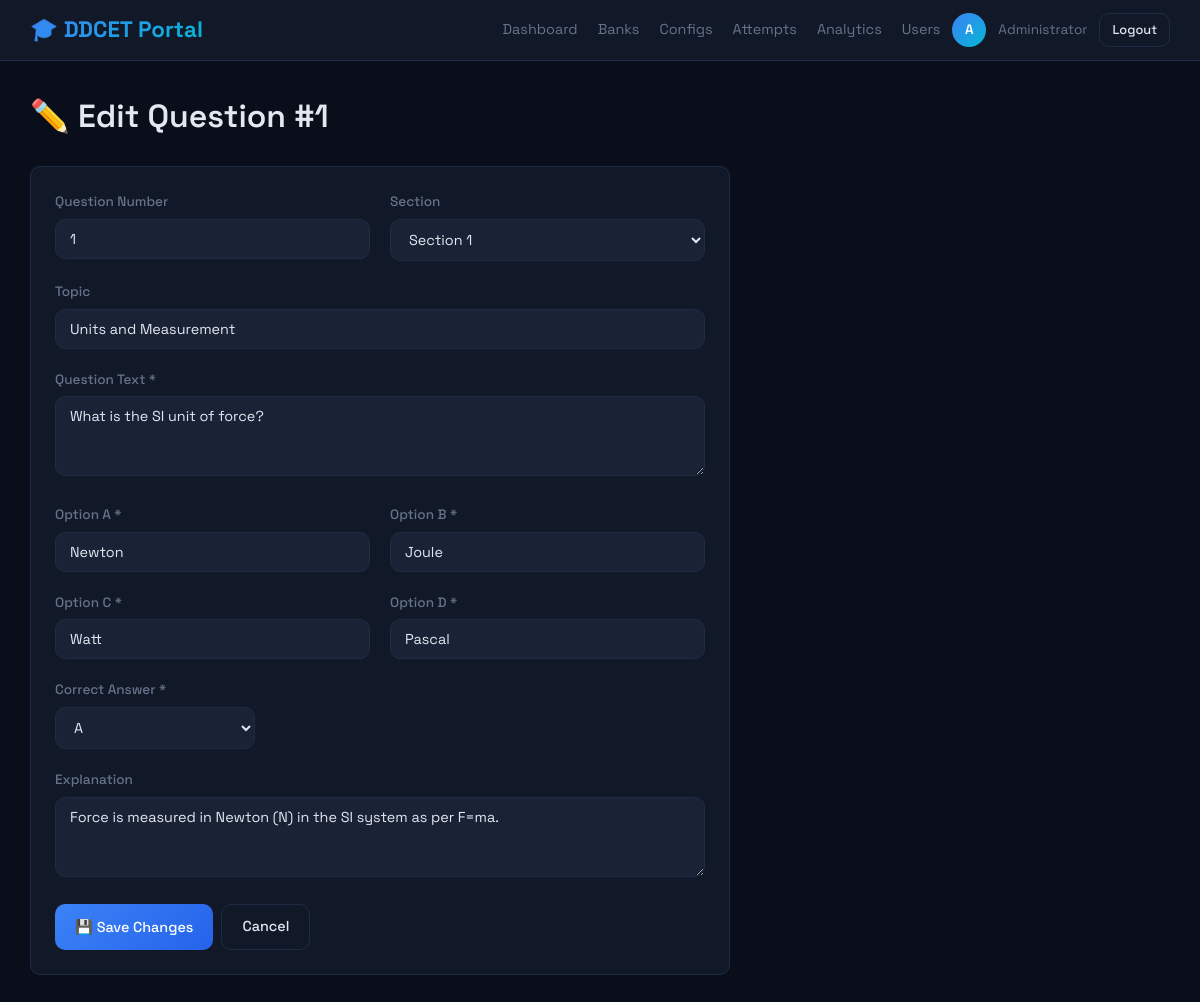
The page /admin/questions/1/edit (signed in) on the database its author committed.
### models.py (models this page shows)
class User(UserMixin, db.Model):
    __tablename__ = 'users'
    id = db.Column(db.Integer, primary_key=True, autoincrement=True)
    name = db.Column(db.String(100), nullable=False)
    email = db.Column(db.String(150), unique=True, nullable=False)
    enrollment_number = db.Column(db.String(50), unique=True, nullable=False)
    engineering_branch = db.Column(db.String(100), nullable=False, default='Other')
    password = db.Column(db.String(255), nullable=False)
    role = db.Column(db.String(20), default='student')
    created_at = db.Column(db.DateTime, default=datetime.utcnow)
    is_active_user = db.Column(db.Boolean, default=True)
    @property
    def is_active(self):
        return self.is_active_user

class Question(db.Model):
    __tablename__ = 'questions'
    id = db.Column(db.Integer, primary_key=True)
    bank_id = db.Column(db.Integer, db.ForeignKey('question_banks.id', ondelete='CASCADE'), nullable=False)
    qno = db.Column(db.Integer, default=0)
    section = db.Column(db.Integer, default=1)
    topic = db.Column(db.String(100), default='General')
    question = db.Column(db.Text, nullable=False)
    option_a = db.Column(db.Text, nullable=False)
    option_b = db.Column(db.Text, nullable=False)
    option_c = db.Column(db.Text, nullable=False)
    option_d = db.Column(db.Text, nullable=False)
    correct_ans = db.Column(db.String(1), nullable=False)
    explanation = db.Column(db.Text, default='')
    created_at = db.Column(db.DateTime, default=datetime.utcnow)

### admin.py (the view, shortened to what this page needs)
@admin_bp.route('/questions/<int:q_id>/edit', methods=['GET', 'POST'])
@login_required
@admin_required
def edit_question(q_id):
    q = Question.query.get_or_404(q_id)
    bank = QuestionBank.query.get_or_404(q.bank_id)
    return render_template('admin/edit_question.html', question=q, bank=bank)

### admin.py (called while the page is built)
def admin_required(f):
    from functools import wraps
    @wraps(f)
    def decorated(*args, **kwargs):
        if not current_user.is_authenticated or current_user.role != 'admin':
            abort(403)
        return f(*args, **kwargs)
    return decorated

### auth.py (called while the page is built)
def generate_csrf_token():
    if '_csrf_token' not in session:
        session['_csrf_token'] = secrets.token_hex(32)
    return session['_csrf_token']

@auth_bp.before_app_request
def inject_csrf():
    from flask import g
    g.csrf_token = generate_csrf_token()

### templates/admin/edit_question.html (shortened to what this page needs)
{% extends "base.html" %}
{% block content %}
<div class="main-content">
    <h1 style="margin-bottom: 24px;">✏️ Edit Question #{{ question.qno }}</h1>
    <div class="card" style="max-width: 700px;">
        <form method="POST" action="{{ url_for('admin.edit_question', q_id=question.id) }}">
            <div class="form-row">
                <div class="form-group">
                    <label for="qno">Question Number</label>
                    <input type="number" name="qno" id="qno" class="form-control" value="{{ question.qno }}">
                </div>
                <div class="form-group">
                    <label for="section">Section</label>
                    <select name="section" id="section" class="form-control">
                        <option value="1" {{ 'selected' if question.section==1 }}>Section 1</option>
                    </select>
                </div>
            </div>
            <div class="form-group">
                <label for="topic">Topic</label>
                <input type="text" name="topic" id="topic" class="form-control" value="{{ question.topic }}">
            </div>
            <div class="form-group">
                <label for="question">Question Text *</label>
                <textarea name="question" id="question" class="form-control" rows="3"
                    required>{{ question.question }}</textarea>
            </div>
            <div class="form-row">
                <div class="form-group">
                    <label for="option_a">Option A *</label>
                    <input type="text" name="option_a" id="option_a" class="form-control"
                        value="{{ question.option_a }}" required>
                </div>
                <div class="form-group">
                    <label for="option_b">Option B *</label>
                    <input type="text" name="option_b" id="option_b" class="form-control"
                        value="{{ question.option_b }}" required>
                </div>
            </div>
            <div class="form-row">
                <div class="form-group">
                    <label for="option_c">Option C *</label>
                    <input type="text" name="option_c" id="option_c" class="form-control"
                        value="{{ question.option_c }}" required>
                </div>
                <div class="form-group">
                    <label for="option_d">Option D *</label>
                    <input type="text" name="option_d" id="option_d" class="form-control"
                        value="{{ question.option_d }}" required>
                </div>
            </div>
            <div class="form-group">
                <label for="correct_ans">Correct Answer *</label>
                <select name="correct_ans" id="correct_ans" class="form-control" style="width: 200px;">
                    <option value="A" {{ 'selected' if question.correct_ans=='A' }}>A</option>
                </select>
            </div>
            <div class="form-group">
                <label for="explanation">Explanation</label>
                <textarea name="explanation" id="explanation" class="form-control"
                    rows="2">{{ question.explanation or '' }}</textarea>
            </div>
            <div class="btn-group">
                <button type="submit" class="btn btn-primary">💾 Save Changes</button>
                <a href="{{ url_for('admin.bank_questions', bank_id=bank.id) }}" class="btn btn-outline">Cancel</a>
            </div>
        </form>
    </div>
</div>
{% endblock %}

### templates/base.html (shortened to what this page needs)
<!DOCTYPE html>
<html lang="en">
<head>
    <link rel="stylesheet" href="{{ url_for('static', filename='css/main.css') }}">
</head>
<body>
    {% block nav %}
    <nav class="nav-dark">
        <a href="/" class="logo">🎓 DDCET Portal</a>
        {% if current_user.is_authenticated %}
        <div class="nav-user">
            <div class="nav-links">
                {% if current_user.role == 'admin' %}
                <a href="{{ url_for('admin.dashboard') }}">Dashboard</a>
                <a href="{{ url_for('admin.banks') }}">Banks</a>
                <a href="{{ url_for('admin.configs') }}">Configs</a>
                <a href="{{ url_for('admin.attempts') }}">Attempts</a>
                <a href="{{ url_for('admin.analytics') }}">Analytics</a>
                <a href="{{ url_for('admin.users') }}">Users</a>
                {% else %}
                <a href="{{ url_for('student.home') }}">Home</a>
                {% endif %}
            </div>
            <div class="user-avatar">{{ current_user.name[0]|upper }}</div>
            <span>{{ current_user.name }}</span>
            <a href="{{ url_for('auth.logout') }}" class="btn btn-outline btn-sm">Logout</a>
        </div>
        {% endif %}
    </nav>
    {% endblock %}
    {% block content %}{% endblock %}
</body>
</html>

### static/css/main.css (style rules this page uses)
:root { --bg: #0a0e1a; --surface: #111827; --surface2: #1a2235; --border: #1e2d45; --accent: #3b82f6; --accent2: #06b6d4; --green: #10b981; --red: #ef4444; --yellow: #f59e0b; --text: #e2e8f0; --muted: #64748b; --radius: 10px; --shadow: 0 4px 20px rgba(0,0,0,.3); --transition: all .2s ease; }
* { margin:0; padding:0; box-sizing:border-box; }
html { scroll-behavior: smooth; }
body { font-family: 'Space Grotesk', sans-serif; background: var(--bg); color: var(--text); min-height: 100vh; line-height: 1.6; }
a { color: var(--accent); text-decoration: none; transition: var(--transition); }
h1,h2,h3,h4,h5,h6 { font-family: 'Space Grotesk', sans-serif; font-weight: 600; }
.main-content { flex: 1; padding: 30px; overflow-x: hidden; }
.nav-dark { background: var(--surface); border-bottom: 1px solid var(--border); padding: 12px 30px; display: flex; align-items: center; justify-content: space-between; position: sticky; top: 0; z-index: 100; backdrop-filter: blur(10px); }
.nav-dark .logo { font-size: 1.4rem; font-weight: 700; background: linear-gradient(135deg, var(--accent), var(--accent2)); -webkit-background-clip: text; -webkit-text-fill-color: transparent; background-clip: text; }
.nav-dark .nav-links { display: flex; align-items: center; gap: 20px; }
.nav-dark .nav-links a { color: var(--muted); font-size: .9rem; transition: var(--transition); }
.nav-user { display: flex; align-items: center; gap: 12px; color: var(--muted); font-size: .85rem; }
.nav-user .user-avatar { width: 34px; height: 34px; border-radius: 50%; background: linear-gradient(135deg, var(--accent), var(--accent2)); display: flex; align-items: center; justify-content: center; color: white; font-weight: 600; font-size: .85rem; }
.card { background: var(--surface); border: 1px solid var(--border); border-radius: var(--radius); padding: 24px; transition: var(--transition); }
.btn { display: inline-flex; align-items: center; gap: 6px; padding: 10px 20px; border-radius: var(--radius); font-family: 'Space Grotesk', sans-serif; font-size: .9rem; font-weight: 500; border: none; cursor: pointer; transition: var(--transition); text-decoration: none; }
.btn-primary { background: linear-gradient(135deg, var(--accent), #2563eb); color: white; }
.btn-outline { background: transparent; border: 1px solid var(--border); color: var(--text); }
.btn-sm { padding: 6px 12px; font-size: .8rem; }
.btn-group { display: flex; gap: 8px; flex-wrap: wrap; }
.form-group { margin-bottom: 20px; }
.form-group label { display: block; color: var(--muted); font-size: .85rem; font-weight: 500; margin-bottom: 6px; }
.form-control { width: 100%; padding: 10px 14px; background: var(--surface2); border: 1px solid var(--border); border-radius: var(--radius); color: var(--text); font-family: 'Space Grotesk', sans-serif; font-size: .9rem; transition: var(--transition); }
textarea.form-control { min-height: 80px; resize: vertical; }
select.form-control { cursor: pointer; }
.form-row { display: grid; grid-template-columns: 1fr 1fr; gap: 20px; }

### rows shown on the page
User: name "A", name "Administrator"
Question: qno "1", topic "Units and Measurement", question "What is the SI unit of force?", option_a "Newton", option_b "Joule", option_c "Watt", option_d "Pascal", explanation "Force is measured in Newton (N) in the SI system as per F=ma."
